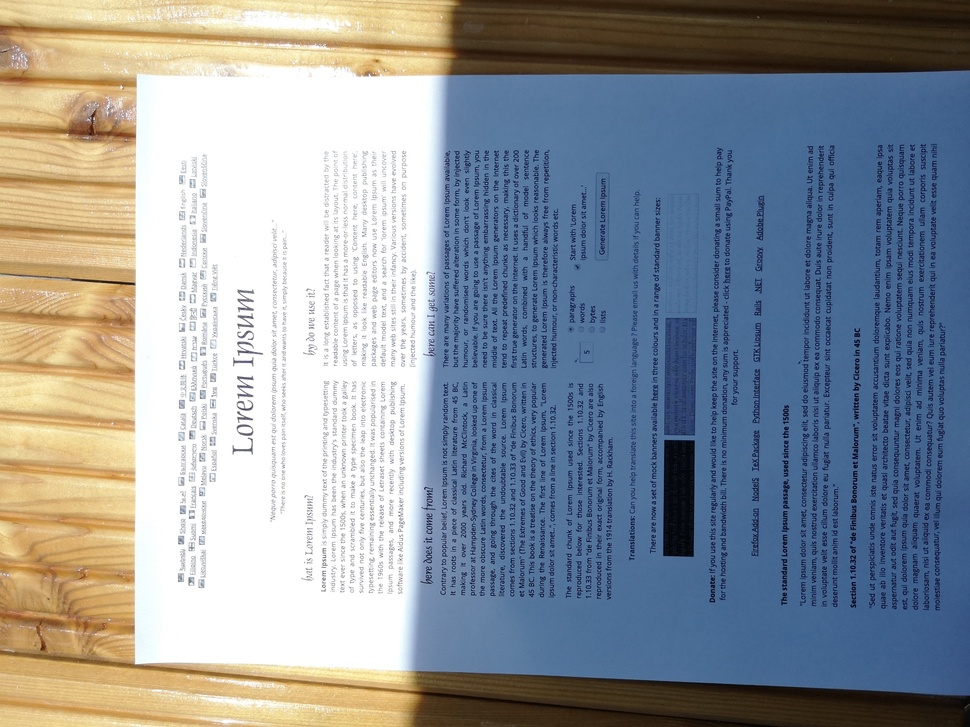
#> input picture dataset/sharp/103_HUAWEI-P20_S.jpg, 970 x 727 px, shrunk from 2048 x 1536 before the run
$ python blur_detect.py dataset/sharp/103_HUAWEI-P20_S.jpg   (older library calls are emulated)
#> lines starting #> are read from the running program, lines starting #| are printed output that depends on the picture
import cv2
import sys

def detect_blur(image_path):
#> called with image_path = 'dataset/sharp/103_HUAWEI-P20_S.jpg'
    image = cv2.imread(image_path)
#> image is the input picture: shape (727, 970, 3); mean B, G, R 155.9, 149.1, 142.3
    if image is None:
        print("Error loading image")
        return

    gray = cv2.cvtColor(image, cv2.COLOR_BGR2GRAY)
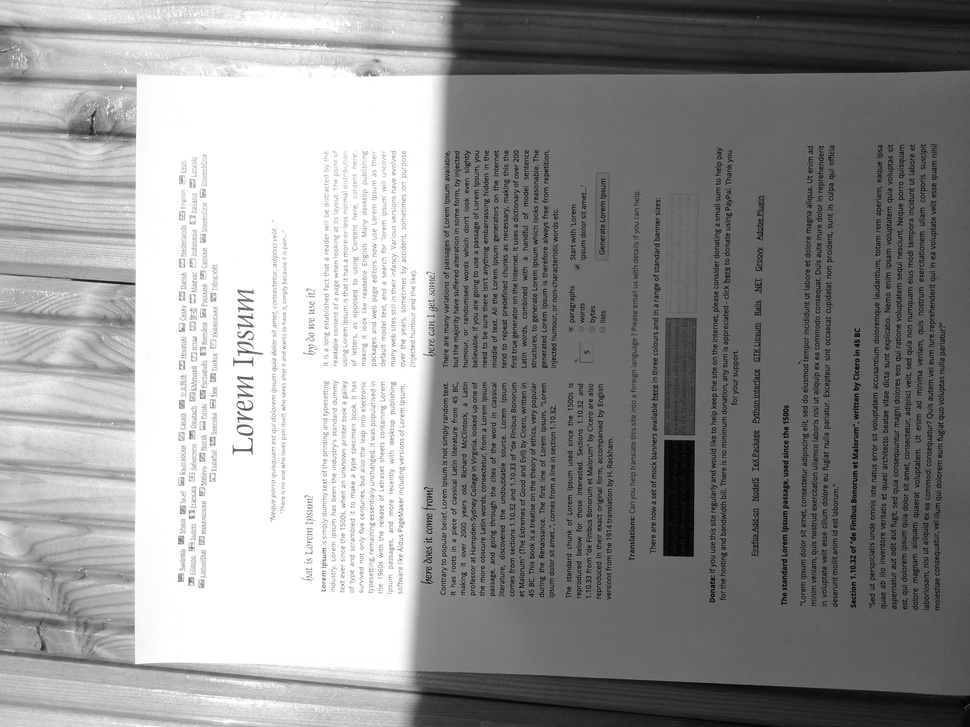
#> gray: shape (727, 970); min 1, max 255, mean 147.8
    laplacian = cv2.Laplacian(gray, cv2.CV_64F)
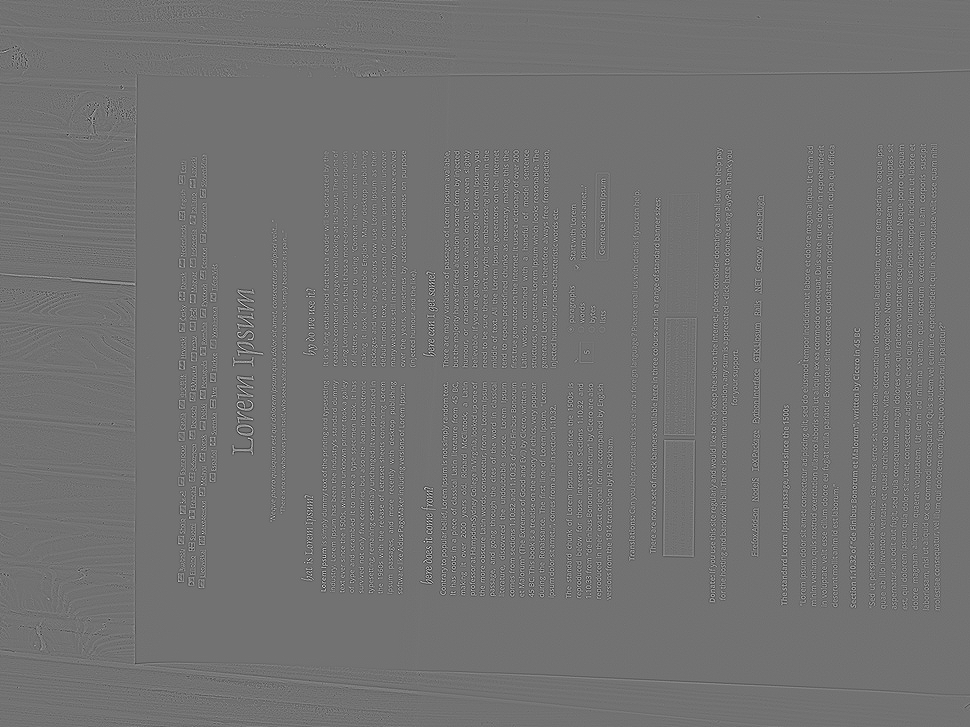
#> laplacian: shape (727, 970) float64; min -336, max 413, mean 0; drawn with min black and max white
    variance = laplacian.var()
#> variance = 1341
    threshold = 100
    if variance < threshold:
        print("Image is blurry (Variance: {:.2f})".format(variance))
    else:
        print("Image is sharp (Variance: {:.2f})".format(variance))
#| Image is sharp (Variance: 1341.02)

if __name__ == "__main__":
    if len(sys.argv) > 1:
        detect_blur(sys.argv[1])
    else:
        print("Usage: python blur_detect.py <image_path>")

$ run again, on dataset/sharp/11_XIAOMI-MI8-SE_S.jpg
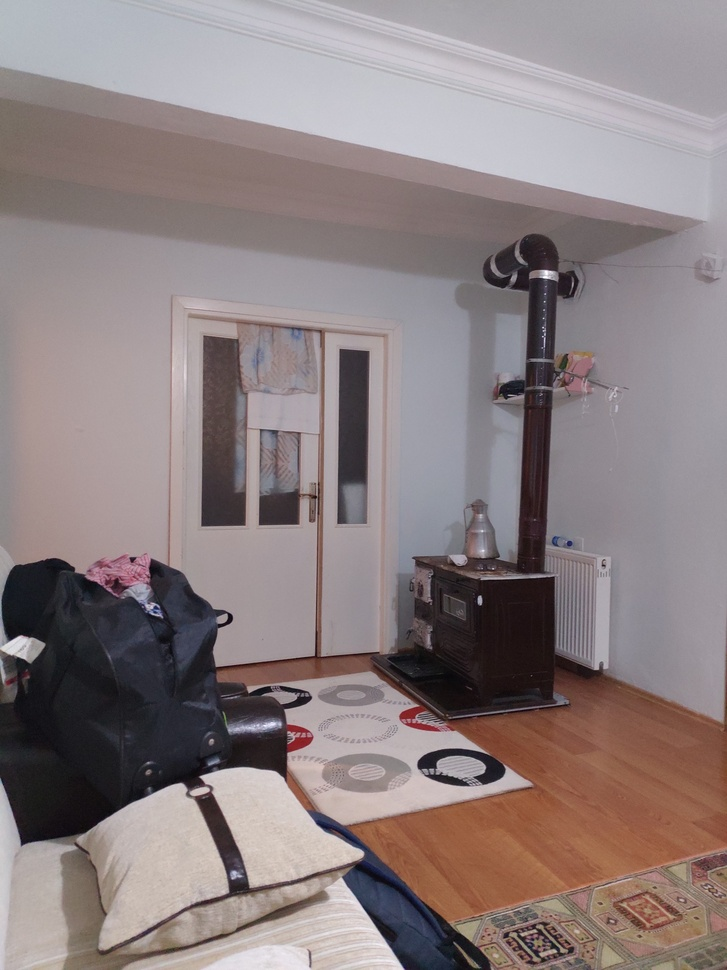
#> input picture dataset/sharp/11_XIAOMI-MI8-SE_S.jpg, 727 x 970 px, shrunk from 1536 x 2048 before the run
#> in detect_blur, image is the input picture: shape (970, 727, 3); mean B, G, R 128.1, 127.3, 139.5
#> in detect_blur, `gray = cv2.cvtColor(image, cv2.COLOR_BGR2GRAY)`:
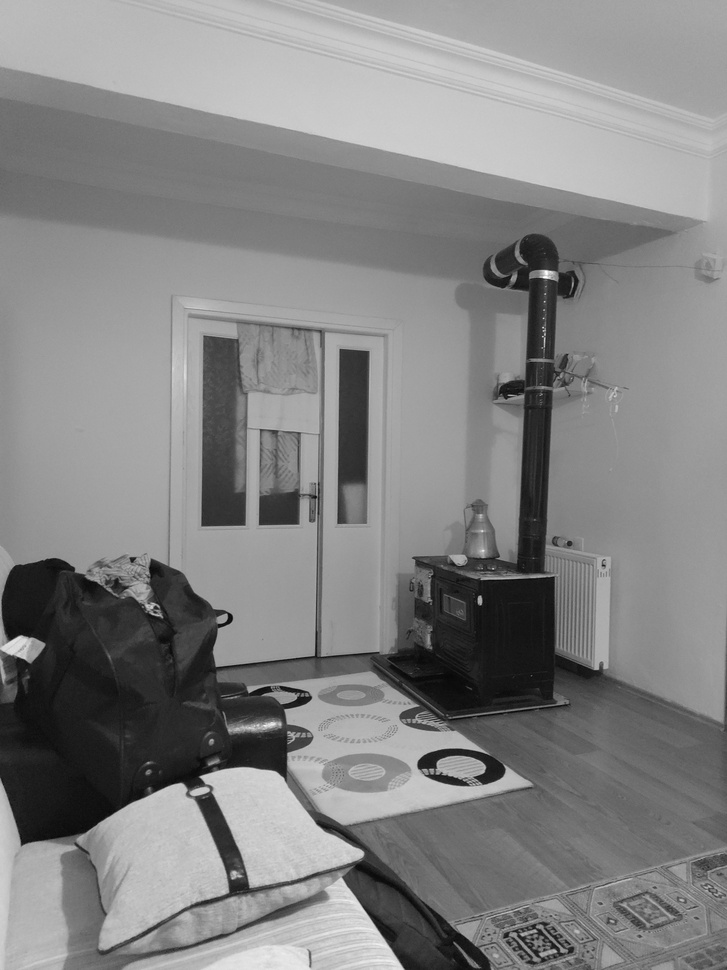
#> gray: shape (970, 727); min 5, max 254, mean 131.1
#> in detect_blur, `laplacian = cv2.Laplacian(gray, cv2.CV_64F)`:
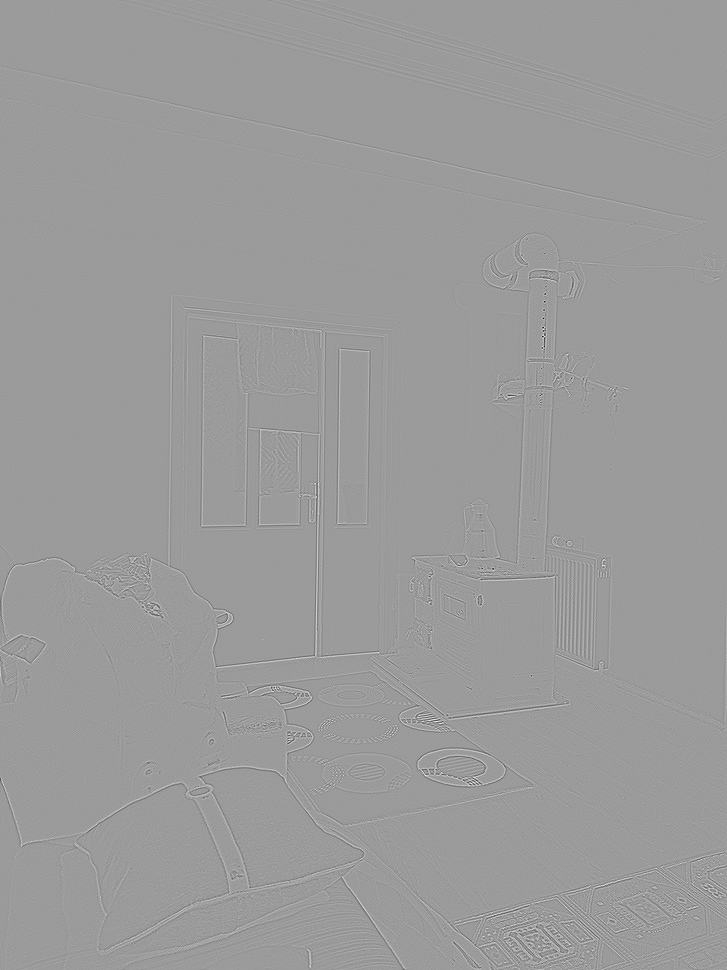
#> laplacian: shape (970, 727) float64; min -424, max 273, mean 0; drawn with min black and max white
#> variance = 268
#| Image is sharp (Variance: 268.02)

$ run again, on dataset/sharp/126_NIKON-D3400-18-55MM_S.JPG
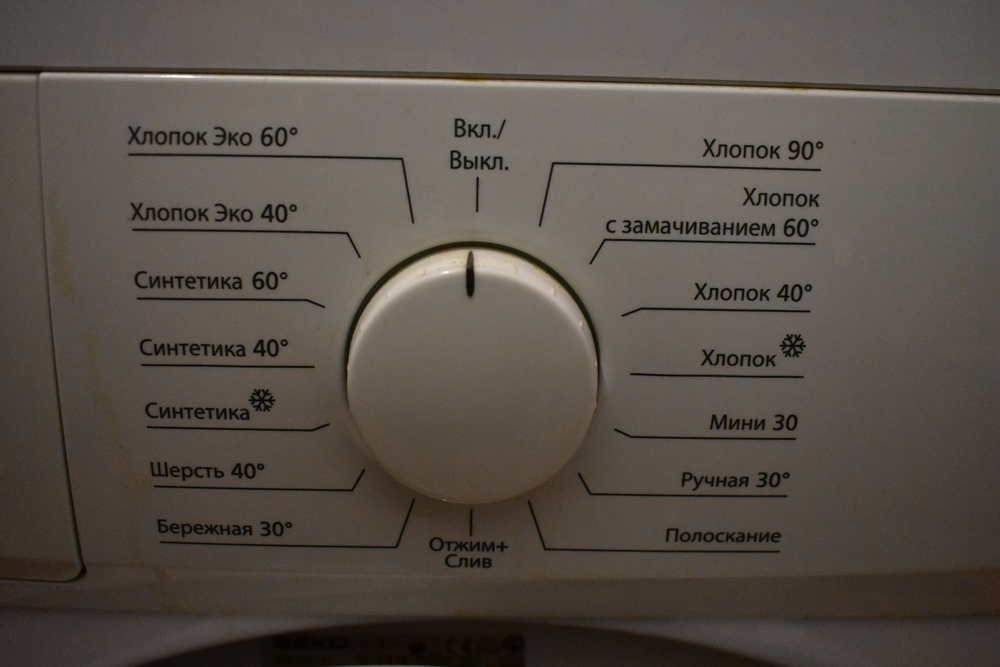
#> input picture dataset/sharp/126_NIKON-D3400-18-55MM_S.JPG, 1000 x 667 px, shrunk from 2048 x 1365 before the run
#> in detect_blur, image is the input picture: shape (667, 1000, 3); mean B, G, R 72.7, 80.1, 87.9
#> in detect_blur, `laplacian = cv2.Laplacian(gray, cv2.CV_64F)`:
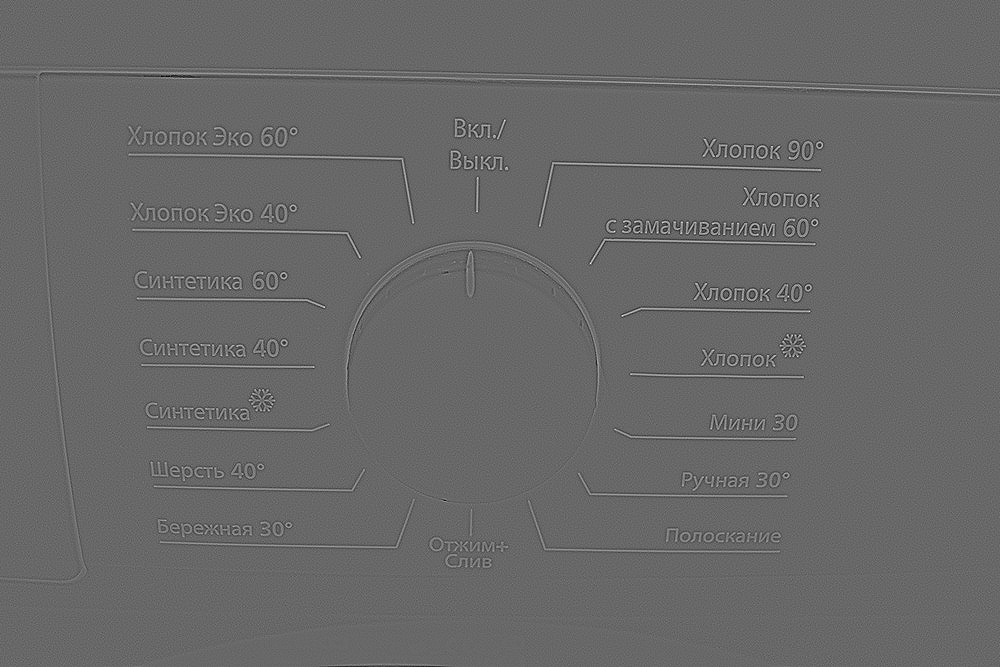
#> laplacian: shape (667, 1000) float64; min -124, max 179, mean 0; drawn with min black and max white
#> variance = 144.8
#| Image is sharp (Variance: 144.82)
